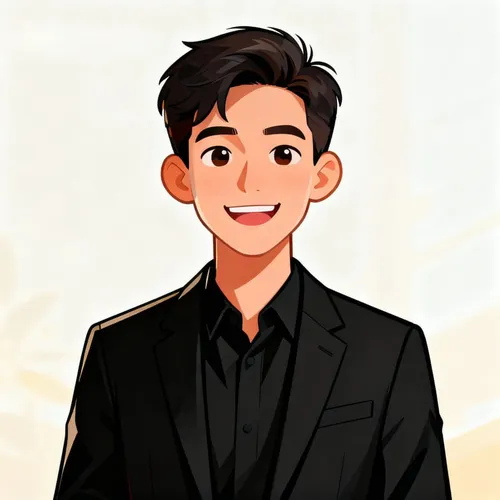
#> input picture assets/pozitivehero_avatar.png, 500 x 500 px
$ python outcome_card_test.py
#> lines starting #> are read from the running program, lines starting #| are printed output that depends on the picture; after the words box and inside, x2 and y2 are one past the last pixel; in counts of white or black regions, pixels touching at a corner belong together
### outcome_card.py
"""Render v11.1 outcome cards from one fact-locked outcome object."""
from __future__ import annotations

from datetime import datetime, timedelta, timezone
import logging
import math
import os
from pathlib import Path
import tempfile
from typing import Optional

from PIL import Image, ImageDraw, ImageEnhance, ImageFilter, ImageFont, ImageOps
from matplotlib import font_manager

from runtime import PROJECT_DIR

logger = logging.getLogger(__name__)


def _font(size: int, bold: bool = False) -> ImageFont.FreeTypeFont:
    try:
        prop = font_manager.FontProperties(family="DejaVu Sans", weight="bold" if bold else "normal")
        return ImageFont.truetype(font_manager.findfont(prop), size=size)
    except Exception:
        return ImageFont.load_default()


def _fmt_price(value: float) -> str:
    absolute = abs(float(value))
    if absolute >= 1000: decimals = 1
    elif absolute >= 100: decimals = 1
    elif absolute >= 10: decimals = 2
    elif absolute >= 1: decimals = 3
    elif absolute >= 0.1: decimals = 4
    elif absolute >= 0.01: decimals = 5
    elif absolute >= 0.001: decimals = 6
    else: decimals = 8
    return f"{float(value):.{decimals}f}".rstrip("0").rstrip(".")


def _avatar_path() -> Path:
    raw = (os.getenv("OUTCOME_AVATAR_PATH") or "assets/pozitivehero_avatar.png").strip()
    path = Path(raw).expanduser()
    return path if path.is_absolute() else PROJECT_DIR / path


def _rounded_avatar(path: Path, size: int = 94) -> Image.Image:
    image = Image.open(path).convert("RGB")
    image = ImageOps.fit(image, (size, size), method=Image.Resampling.LANCZOS, centering=(0.5, 0.35))
    mask = Image.new("L", (size, size), 0)
    ImageDraw.Draw(mask).ellipse((2, 2, size - 2, size - 2), fill=255)
    ring = Image.new("RGBA", (size + 10, size + 10), (0, 0, 0, 0))
    ring_draw = ImageDraw.Draw(ring)
    ring_draw.ellipse((1, 1, size + 8, size + 8), fill=(35, 39, 46, 255))
    ring.paste(image.convert("RGBA"), (5, 5), mask)
    return ring


def generate_outcome_card(
    *,
    symbol: str,
    direction: str,
    event_kind: str,
    target_name: str = "",
    entry: float,
    reached_price: float,
    rr: float,
    move_pct: float,
    stop: Optional[float] = None,
    original_post_id: str = "",
    event_time: str = "",
) -> str:
#> called with symbol = 'ACE', direction = 'LONG', event_kind = 'target_complete', target_name = 'tp3', entry = 0.172, reached_price = 0.189, rr = 3.12, move_pct = 9.81
    event_kind = str(event_kind or "")
    target_name = str(target_name or "").lower()
    if event_kind == "target_complete" and target_name != "tp3":
        raise ValueError("target_complete card requires TP3 as the reached target")
    if event_kind == "target" and target_name not in {"tp1", "tp2", "tp3"}:
        raise ValueError("partial target card requires TP1/TP2/TP3")

    width, height = 1080, 1350
    avatar_path = _avatar_path()
    if not avatar_path.is_file():
        raise FileNotFoundError(f"Outcome avatar not found: {avatar_path}")

    avatar = Image.open(avatar_path).convert("RGB")
#> avatar is the input picture: PIL image 500x500 RGB; mean R, G, B 168, 159.5, 150.5
    bg = ImageOps.fit(avatar, (width, height), method=Image.Resampling.LANCZOS, centering=(0.50, 0.38))
    bg = ImageEnhance.Contrast(bg).enhance(1.08)
    bg = ImageEnhance.Color(bg).enhance(0.75)
    bg = bg.filter(ImageFilter.GaussianBlur(radius=2.2))
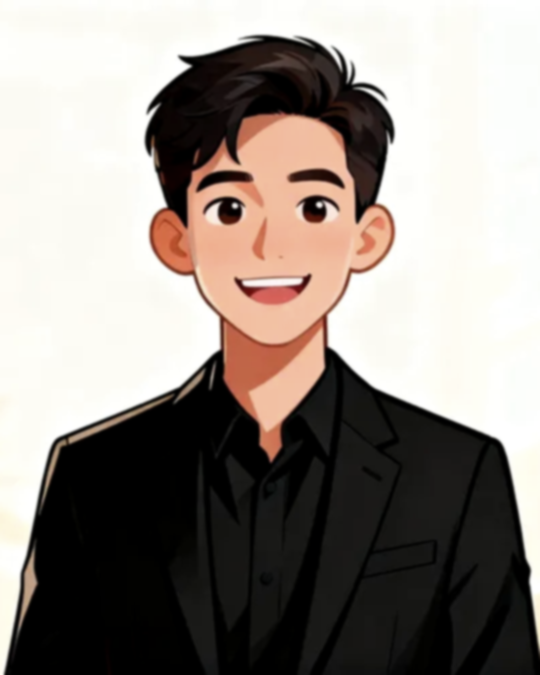
#> bg: PIL image 1080x1350 RGB (shown at 1/2 size); mean R, G, B 146.1, 138.4, 132.2
    canvas = bg.convert("RGBA")

    success = event_kind in {"target", "target_complete"}
    accent = (38, 208, 155, 255) if success else (255, 82, 104, 255)
    accent_soft = (15, 96, 75, 130) if success else (105, 22, 34, 145)

    # Dark left-to-right overlay plus an accent glow behind the portrait.
    overlay = Image.new("RGBA", (width, height), (0, 0, 0, 0))
#> overlay: PIL image 1080x1350 RGBA; every value is 0
    px = overlay.load()
    for x in range(width):
        t = x / max(1, width - 1)
        alpha = int(242 - 105 * t)
        for y in range(height):
            px[x, y] = (3, 5, 8, alpha)
    glow = Image.new("RGBA", (width, height), (0, 0, 0, 0))
    gdraw = ImageDraw.Draw(glow)
    gdraw.ellipse((520, 60, 1220, 760), fill=accent_soft)
    glow = glow.filter(ImageFilter.GaussianBlur(95))
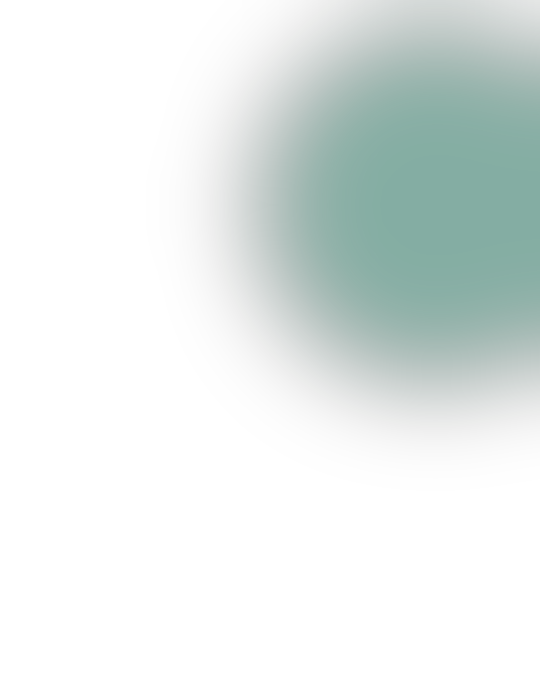
#> glow: PIL image 1080x1350 RGBA (shown at 1/2 size); mean R, G, B, A 3.4, 21.5, 16.8, 29.1; transparent parts drawn white
    canvas = Image.alpha_composite(canvas, glow)
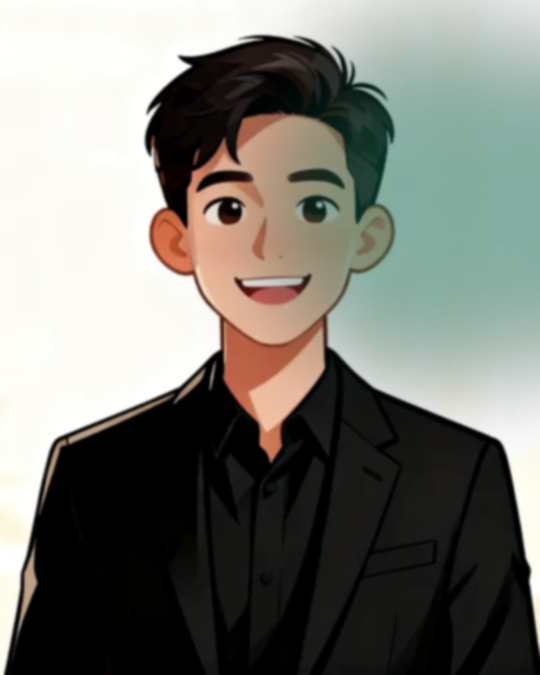
#> canvas: PIL image 1080x1350 RGBA (shown at 1/2 size); mean R, G, B, A 122.3, 123.1, 116.1, 255
    canvas = Image.alpha_composite(canvas, overlay)

    draw = ImageDraw.Draw(canvas)
    margin = 64
    small_avatar = _rounded_avatar(avatar_path, 94)
#> in _rounded_avatar, `image = ImageOps.fit(image, (size, size), method=Image.Resampling.LANC..`:
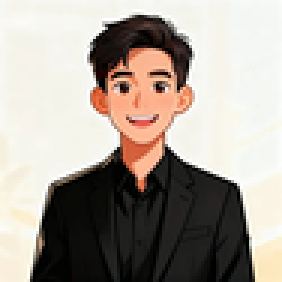
#> image: PIL image 94x94 RGB (shown 3 times larger); mean R, G, B 167.8, 159.4, 150.5
#> in _rounded_avatar, `mask = Image.new("L", (size, size), 0)`: mask: PIL image 94x94 L; every value is 0
#> in _rounded_avatar, `ImageDraw.Draw(mask).ellipse((2, 2, size - 2, size - 2), fill=255)`:
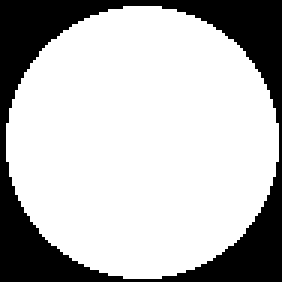
#> mask: PIL image 94x94 L (shown 3 times larger); 73.5% white; 1 black region, box (x1, y1, x2, y2) and area: (0, 0, 94, 94) 2343
#> in _rounded_avatar, `ring = Image.new("RGBA", (size + 10, size + 10), (0, 0, 0, 0))`: ring: PIL image 104x104 RGBA; every value is 0
#> in _rounded_avatar, `ring.paste(image.convert("RGBA"), (5, 5), mask)`:
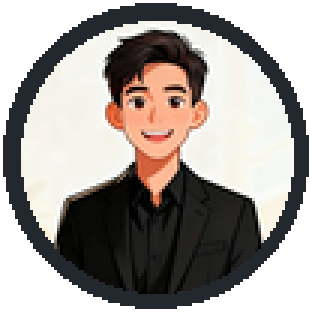
#> ring: PIL image 104x104 RGBA (shown 3 times larger); mean R, G, B, A 98.6, 92.8, 88.7, 192; transparent parts drawn white
    canvas.alpha_composite(small_avatar, (margin, 58))
    draw.text((margin + 125, 70), "PozitiveHero", font=_font(35, True), fill=(248, 249, 250, 255))
    try:
        if event_time:
            dt = datetime.fromisoformat(event_time.replace("Z", "+00:00"))
            if dt.tzinfo is None:
                dt = dt.replace(tzinfo=timezone.utc)
            offset = int(os.getenv("ANALYTICS_TZ_OFFSET", "3"))
            shown_time = dt.astimezone(timezone(timedelta(hours=offset))).strftime("%d.%m.%Y  %H:%M")
        else:
            shown_time = ""
    except Exception:
        shown_time = ""
    draw.text((margin + 125, 116), shown_time, font=_font(22), fill=(170, 176, 186, 255))

    y = 300
    market = f"{symbol.upper()} / USDT"
    draw.text((margin, y), market, font=_font(61, True), fill=(250, 250, 251, 255))
    draw.text((margin, y + 82), direction.upper(), font=_font(33, True), fill=accent)

    if success:
        status = "TP3 · ALL TARGETS HIT" if event_kind == "target_complete" else f"{target_name.upper()} HIT"
        big_value = f"+{abs(rr):.2f}R"
        sub_value = f"{abs(move_pct):.2f}% move from entry"
    else:
        status = "SETUP INVALIDATED"
        big_value = "STOP HIT"
        sub_value = "risk boundary reached"
    draw.text((margin, y + 145), status, font=_font(33, True), fill=(235, 238, 241, 255))
    draw.text((margin, y + 245), big_value, font=_font(104, True), fill=accent)
    draw.text((margin, y + 365), sub_value, font=_font(31), fill=accent)

    label_font = _font(24)
    value_font = _font(39, True)
    row_y = 865
    draw.text((margin, row_y), "ENTRY", font=label_font, fill=(142, 149, 159, 255))
    draw.text((margin, row_y + 40), _fmt_price(entry), font=value_font, fill=(250, 250, 251, 255))
    draw.text((570, row_y), "REACHED" if success else "STOP", font=label_font, fill=(142, 149, 159, 255))
    draw.text((570, row_y + 40), _fmt_price(reached_price), font=value_font, fill=(250, 250, 251, 255))
    if success and stop is not None:
        draw.text((margin, row_y + 125), "RISK BOUNDARY", font=label_font, fill=(142, 149, 159, 255))
        draw.text((margin, row_y + 165), _fmt_price(stop), font=_font(31, True), fill=(205, 210, 217, 255))

    # Footer intentionally avoids referral/donation CTAs.
    draw.line((margin, 1160, width - margin, 1160), fill=(79, 85, 94, 255), width=2)
    draw.text((margin, 1206), "BINANCE SQUARE  ·  TRADE OUTCOME", font=_font(27, True), fill=(240, 185, 11, 255))
    draw.text((margin, 1252), "@PozitiveHero", font=_font(25), fill=(205, 210, 217, 255))
    if original_post_id:
        tail = str(original_post_id)[-10:]
        draw.text((width - margin - 245, 1252), f"setup · {tail}", font=_font(20), fill=(130, 138, 149, 255))

    handle = tempfile.NamedTemporaryFile(prefix="square_outcome_", suffix=".png", delete=False)
    path = handle.name
    handle.close()
    canvas.convert("RGB").save(path, format="PNG", optimize=True)
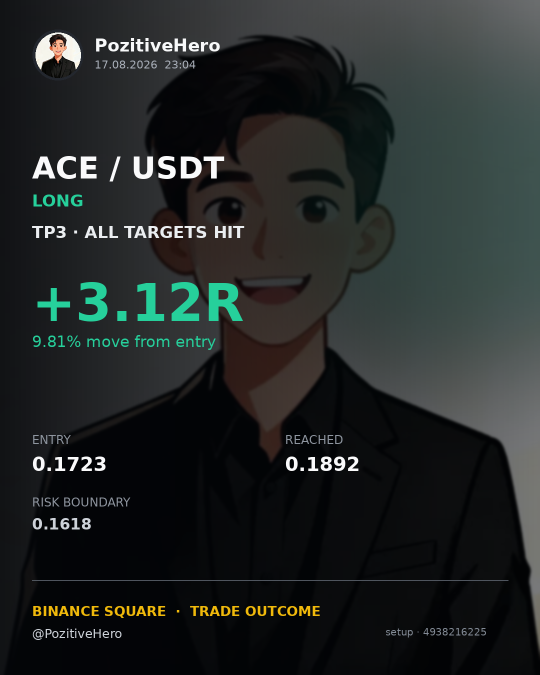
#> saved as square_outcome_3s0ufn9z.png: PIL image 1080x1350 RGB (shown at 1/2 size); mean R, G, B 35.8, 40, 39.2
    return path

### outcome_card_test.py
"""Offline rendering smoke test for the avatar-backed result card."""
from __future__ import annotations

from pathlib import Path
from PIL import Image

from outcome_card import generate_outcome_card


def main() -> None:
    path = generate_outcome_card(
        symbol="ACE", direction="LONG", event_kind="target_complete", target_name="tp3",
        entry=0.1723, reached_price=0.1892, rr=3.12, move_pct=9.81, stop=0.1618,
        original_post_id="356784938216225", event_time="2026-08-17T20:04:00+00:00",
    )
    with Image.open(path) as image:
        assert image.size == (1080, 1350)
        assert image.mode == "RGB"
    Path(path).unlink(missing_ok=True)
    try:
        generate_outcome_card(
            symbol="ACE", direction="LONG", event_kind="target_complete", target_name="tp1",
            entry=0.1723, reached_price=0.1760, rr=1.0, move_pct=2.1, stop=0.1618,
            original_post_id="356784938216225", event_time="2026-08-17T20:04:00+00:00",
        )
        raise AssertionError("target_complete accepted non-TP3 target")
    except ValueError:
        pass
    print("OUTCOME CARD: OK | 1080x1350 | avatar background | TP3/final invariant | exact rendered facts")


if __name__ == "__main__":
    main()
